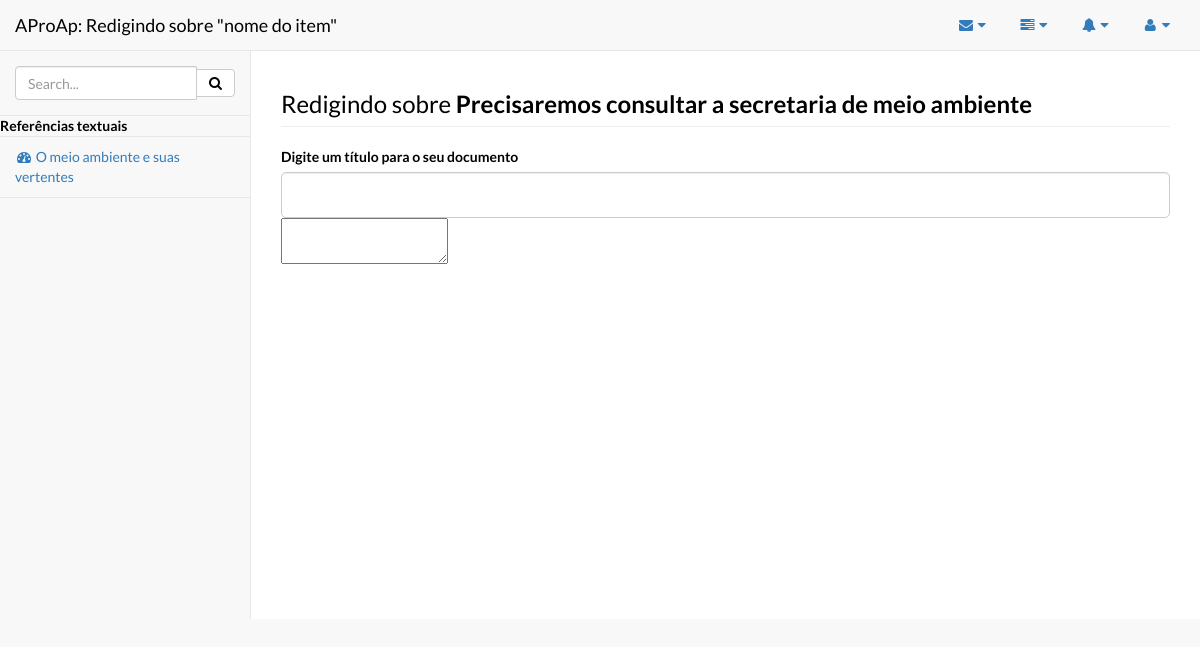
The page /projeto/ufes-turma-3-engen-comp/0/precisaremos-consultar-a-secretaria-de-meio-ambiente/elementos_textuais/editor/ (signed in) on the database its author committed.
### aproap/models.py (models this page shows, shortened)
class elementoTextual(models.Model):
    vinculadoItem = models.ForeignKey(unidadeInvestigacao)
    quemEnviou = models.CharField(max_length=100)
    titulo = models.CharField(max_length=100)
    url = models.CharField(max_length=100)
    subcategoria = models.CharField(max_length=30)
    historico = models.CharField(max_length=300)
    data = models.DateTimeField(default=timezone.now())

class unidadeInvestigacao(models.Model):
    nomeDoBloco = models.IntegerField()
    qualProjeto = models.ForeignKey(Projeto)
    conhecimentoPrevio = models.CharField(max_length=200)
    slugConhecimento = models.SlugField()
    investigador = models.CharField(max_length=100, blank=True)
    prazo = models.DateField(blank=True, null=True)
    prazoFinal = models.DateField(blank=True, null=True)
    precisaAjuda = models.IntegerField(default=0)
    status = models.IntegerField(default=0)

### aproap/views.py (the view)
@login_required
def redator(request, slug, unidade, itemslug):
    itemId = unidadeInvestigacao.objects.get(slugConhecimento=itemslug)
    nomeDoItem = itemId.conhecimentoPrevio
    todos = elementoTextual.objects.filter(vinculadoItem=itemId)
    context = dict(itemId=itemId, nomeDoItem=nomeDoItem, todos=todos, slug=slug, itemslug=itemslug, unidade=unidade)
    c = RequestContext(request, context)
    return render_to_response('edicaotextual.html', c)

### aproap/templates/edicaotextual.html (shortened to what this page needs)
{% load static %}
<html><head>
        <link href="{% static 'static/css/font-awesome.min.css' %}" rel="stylesheet">
        <link href="{% static 'static/css/jquery.qtip.min.css' %}" rel="stylesheet">
        <link href="{% static 'static/css/bootstrap.css' %}" rel="stylesheet">
        <link href="{% static 'static/css/metisMenu.css' %}" rel="stylesheet">
        <link href="{% static 'static/css/sb-admin-2.css' %}" rel="stylesheet">
        <link href="{% static 'static/css/litetooltip.min.css' %}" rel="stylesheet">
        <link href="{% static 'static/css/rateit.css' %}" rel="stylesheet">
    </head><body>
    <div id="wrapper">
      <nav class="navbar navbar-default navbar-static-top" role="navigation"
      style="margin-bottom: 0">
        <div class="navbar-header">
          <a class="navbar-brand" href="/">AProAp: Redigindo sobre "nome do item"</a>
        </div>
        <ul class="nav navbar-top-links navbar-right">
          <li class="dropdown">
            <a class="dropdown-toggle" data-toggle="dropdown" href="#">
                        <i class="fa fa-envelope fa-fw"></i>  <i class="fa fa-caret-down"></i>
                    </a>
          </li>
          <li class="dropdown">
            <a class="dropdown-toggle" data-toggle="dropdown" href="#">
                        <i class="fa fa-tasks fa-fw"></i>  <i class="fa fa-caret-down"></i>
                    </a>
          </li>
          <li class="dropdown">
            <a class="dropdown-toggle" data-toggle="dropdown" href="#">
                        <i class="fa fa-bell fa-fw"></i>  <i class="fa fa-caret-down"></i>
                    </a>
          </li>
          <li class="dropdown">
            <a class="dropdown-toggle" data-toggle="dropdown" href="#">
                        <i class="fa fa-user fa-fw"></i>  <i class="fa fa-caret-down"></i>
                    </a>
          </li>
        </ul>
        <div class="navbar-default sidebar" role="navigation">
          <div class="sidebar-nav navbar-collapse">
            <ul class="nav" id="side-menu">
              <li class="sidebar-search">
                <div class="input-group custom-search-form">
                  <input type="text" class="form-control" placeholder="Search...">
                  <span class="input-group-btn">
                    <button class="btn btn-default" type="button">
                      <i class="fa fa-search"></i>
                    </button>
                  </span>
                </div>
                </li>
              <li>
                <strong>Referências textuais</strong>
              </li>
              {% for i in todos %}
                <li>
                  <a href="{{ i.url }}"><i class="fa fa-dashboard fa-fw"></i> {{ i.titulo }}</a>
                </li>
              {% endfor %}
          </div>
        </div>
      </nav>
      <div id="page-wrapper">
        <div class="row">
          <div class="col-lg-12">
           <form id="salvatexto" action="/salva_texto/{{ slug }}/{{ unidade }}/{{ itemslug }}/" method="POST">
               <h3 class="page-header">Redigindo sobre <strong>{{ nomeDoItem }}</strong></h3>
               <label class="control-label">Digite um título para o seu documento</label>
               <input class="form-control input-lg" type="text" name="tituloDoc">
               <textarea id="conteudo" name="conteudo"></textarea>
           </form>
          </div>
        </div>
      </div>
    </div>
</body>
</html>

### static/css/sb-admin-2.css (style rules this page uses)
body { background-color: #f8f8f8; }
#wrapper { width: 100%; }
#page-wrapper { padding: 0 15px; min-height: 568px; background-color: #fff; }
@media (min-width:768px) { #page-wrapper { position: inherit; margin: 0 0 0 250px; padding: 0 30px; border-left: 1px solid #e7e7e7; } }
.navbar-top-links { margin-right: 0; }
.navbar-top-links li { display: inline-block; }
.navbar-top-links li:last-child { margin-right: 15px; }
.navbar-top-links li a { padding: 15px; min-height: 50px; }
.sidebar .sidebar-nav.navbar-collapse { padding-right: 0; padding-left: 0; }
.sidebar .sidebar-search { padding: 15px; }
.sidebar ul li { border-bottom: 1px solid #e7e7e7; }
@media (min-width:768px) { .sidebar { z-index: 1; position: absolute; width: 250px; margin-top: 51px; } }

### rows shown on the page
elementoTextual: titulo "O meio ambiente e suas vertentes"
unidadeInvestigacao: conhecimentoPrevio "Precisaremos consultar a secretaria de meio ambiente"
